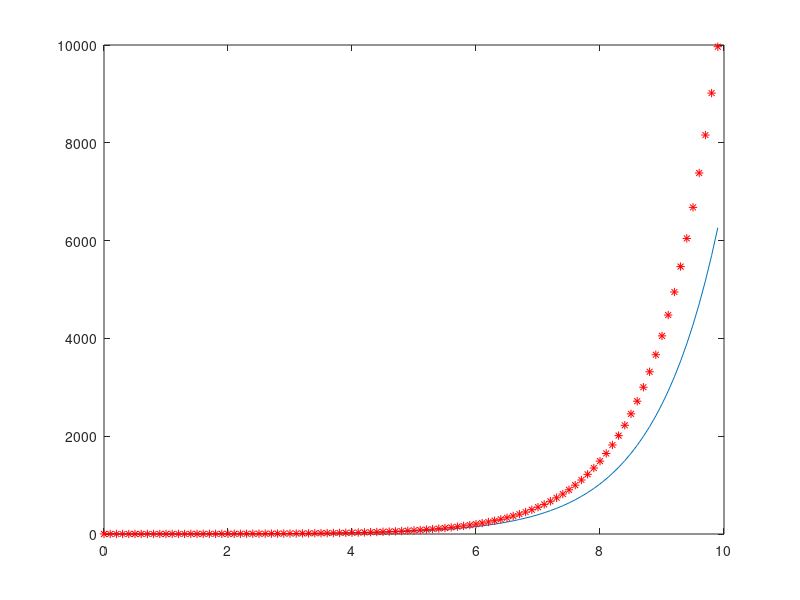

Write MATLAB code to recreate this figure.
close all
clear all

n = 100
h = 0.1
            
t_out = zeros(1,n);
y_out = zeros(1,n);



t = 0;
y = 1;
u = -1;
%f = @(u,y,t) 2*u - 2*y
f = @(u,y,t) 3*y - 2*u
 
for i = 1:n
   t_out(i) = t;
   y_out(i) = y;
   y_old = y;
   y = y + h*u ;
   u = u + h*f(u,y_old,t);
   t = t + h;
end

plot(t_out,y_out)
hold on
f_analytic = @(t1) (exp(-3*t1) + exp(t1))/2
plot(t_out,f_analytic(t_out),'r*')